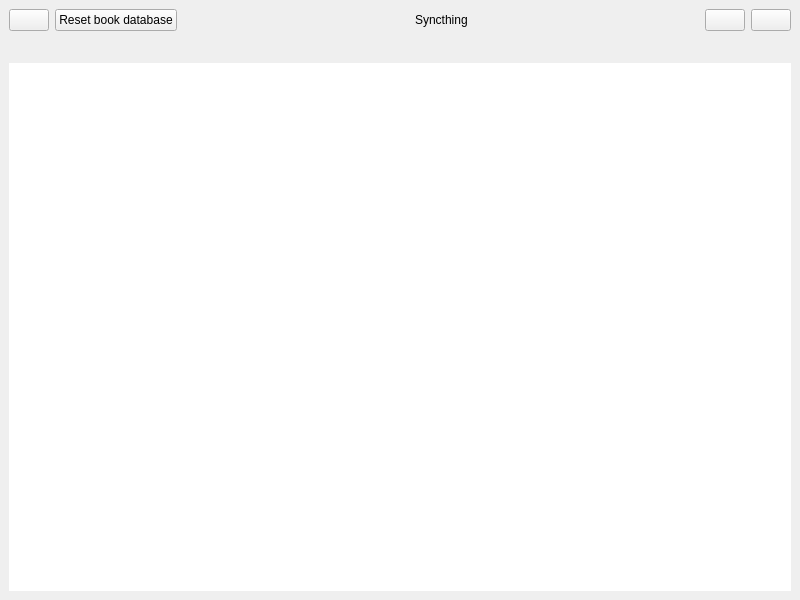
<?xml version="1.0" encoding="UTF-8"?>
<ui version="4.0">
 <class>MainWindow</class>
 <widget class="QMainWindow" name="MainWindow">
  <property name="geometry">
   <rect>
    <x>0</x>
    <y>0</y>
    <width>800</width>
    <height>600</height>
   </rect>
  </property>
  <property name="windowTitle">
   <string>MainWindow</string>
  </property>
  <widget class="QWidget" name="centralwidget">
   <layout class="QVBoxLayout" name="verticalLayout">
    <item>
     <layout class="QHBoxLayout" name="horizontalLayout">
      <item>
       <widget class="QPushButton" name="exitButton">
        <property name="sizePolicy">
         <sizepolicy hsizetype="Fixed" vsizetype="Fixed">
          <horstretch>0</horstretch>
          <verstretch>0</verstretch>
         </sizepolicy>
        </property>
        <property name="text">
         <string/>
        </property>
        <property name="icon">
         <iconset resource="Resources/syncthing.qrc">
          <normaloff>:/close.png</normaloff>:/close.png</iconset>
        </property>
       </widget>
      </item>
      <item>
       <widget class="QPushButton" name="databaseButton">
        <property name="text">
         <string>Reset book database</string>
        </property>
       </widget>
      </item>
      <item>
       <spacer name="horizontalSpacer_2">
        <property name="orientation">
         <enum>Qt::Horizontal</enum>
        </property>
        <property name="sizeHint" stdset="0">
         <size>
          <width>40</width>
          <height>20</height>
         </size>
        </property>
       </spacer>
      </item>
      <item>
       <widget class="QLabel" name="label">
        <property name="text">
         <string>Syncthing</string>
        </property>
       </widget>
      </item>
      <item>
       <spacer name="horizontalSpacer">
        <property name="orientation">
         <enum>Qt::Horizontal</enum>
        </property>
        <property name="sizeHint" stdset="0">
         <size>
          <width>40</width>
          <height>20</height>
         </size>
        </property>
       </spacer>
      </item>
      <item>
       <widget class="QPushButton" name="refreshButton">
        <property name="text">
         <string/>
        </property>
        <property name="icon">
         <iconset resource="Resources/syncthing.qrc">
          <normaloff>:/refresh.svg</normaloff>:/refresh.svg</iconset>
        </property>
       </widget>
      </item>
      <item>
       <widget class="QPushButton" name="infoButton">
        <property name="sizePolicy">
         <sizepolicy hsizetype="Fixed" vsizetype="Fixed">
          <horstretch>0</horstretch>
          <verstretch>0</verstretch>
         </sizepolicy>
        </property>
        <property name="text">
         <string/>
        </property>
        <property name="icon">
         <iconset resource="Resources/syncthing.qrc">
          <normaloff>:/info.svg</normaloff>:/info.svg</iconset>
        </property>
       </widget>
      </item>
     </layout>
    </item>
    <item>
     <layout class="QHBoxLayout" name="horizontalLayout_2">
      <item>
       <widget class="QLabel" name="networkLabel">
        <property name="text">
         <string/>
        </property>
       </widget>
      </item>
      <item>
       <spacer name="horizontalSpacer_3">
        <property name="orientation">
         <enum>Qt::Horizontal</enum>
        </property>
        <property name="sizeHint" stdset="0">
         <size>
          <width>40</width>
          <height>20</height>
         </size>
        </property>
       </spacer>
      </item>
     </layout>
    </item>
    <item>
     <widget class="QTextBrowser" name="textBrowser">
      <property name="frameShape">
       <enum>QFrame::NoFrame</enum>
      </property>
      <property name="frameShadow">
       <enum>QFrame::Plain</enum>
      </property>
      <property name="lineWidth">
       <number>0</number>
      </property>
      <property name="horizontalScrollBarPolicy">
       <enum>Qt::ScrollBarAlwaysOff</enum>
      </property>
      <property name="textInteractionFlags">
       <set>Qt::NoTextInteraction</set>
      </property>
     </widget>
    </item>
   </layout>
  </widget>
 </widget>
 <resources>
  <include location="Resources/syncthing.qrc"/>
 </resources>
 <connections/>
</ui>
